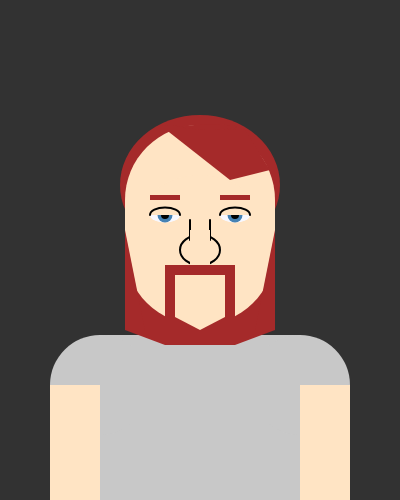
Frame 1 (no input)
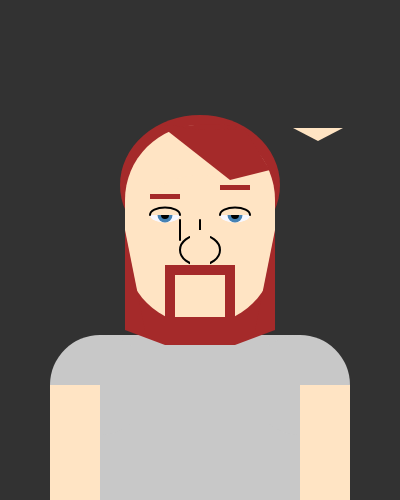
Frame 60 (no input)
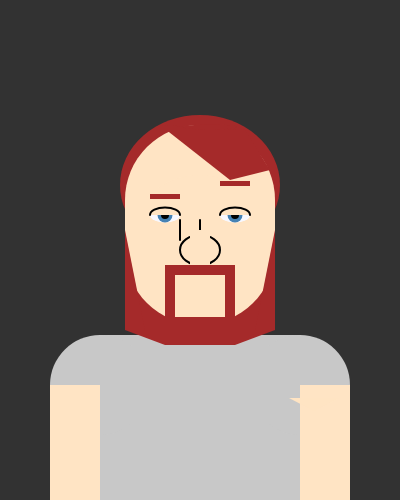
Frame 120 (the mouse pressed at the canvas centre since frame 60)

The p5.js sketch that drew these frames (run headless with seeded random() and noise() and a simulated clock; from frame 60 on, the mouse is pressed at the canvas centre):

// p5.js sketch
// ── sketch.js
var leftEyebrowX = 150;
var rightEyebrowX = 220;
var leftEyebrowY = 195;
var rightEyebrowY = 195;
var leftBridgeX = 190;
var rightBridgeX = 210;
var chinX1 = 175;
var chinX2 = 200;
var chinX3 = 225;
var chinY1 = 317;
var chinY2 = 330;
var chinY3 = 317;


function setup() {
  createCanvas(400, 500);
  movementLeftBridgeX = Math.floor(Math.random() * 10) + 1;
  movementRightBridgeX = Math.floor(Math.random() * 10) + 1;
  movementLeftEyeBrowy = Math.floor(Math.random() * 10) + 1;
  movementRightEyeBrowy = Math.floor(Math.random() * 10) + 1;
  movementChinX = Math.floor(Math.random() * 10) + 1;
  movementChinY = Math.floor(Math.random() * 10) + 1;
}

function draw() {
  background(50);
  strokeWeight(0);
  //shirt color
  fill(200)
  rect(100,335,200,200)
  //left shoulder
  circle(100,385,100)
  //right shoulder
  circle(300,385,100)
  //hair
  fill(165, 42, 42)
  ellipse(200,185,160,140)
  //beard
  rect(125,250,150,80)
  triangle(125,330,165,330,165,345)
  triangle(275,330,235,330,235,345)
  //skin
  fill(255, 228, 196)
  //left arm
  rect(50,385,50,150)
  //right arm
  rect(300,385,50,150)
  //temple
  rect(125,200,150,50)
  //forehead
  ellipse(200,200,150,150)
  //cheeks
  ellipse(200,250,150,150)
  //nose
  strokeWeight(2);
  ellipse(200,250,40,30);
  line(leftBridgeX,240,leftBridgeX,220);
  line(rightBridgeX,240,rightBridgeX,220);
  //move the bridge of the nose left and right at different speeds
  if (leftBridgeX <= 180 || leftBridgeX >= 190){
    movementLeftBridgeX *= -1;
  }
  if (rightBridgeX <= 209 || rightBridgeX >= 220){
    movementRightBridgeX *= -1;
  }

  strokeWeight(0);
  rect(190,230,20,40);
  //swept hair
  fill(165,42,42)
  quad(160,125,230,180,270,170,245,130)
  ellipse(210,127,55,5)
  //sidburns, beard, mustache
  fill(165, 42, 42)
  rect(165,265,70,80)
  triangle(125,230,125,330,145,330)
  triangle(275,230,275,330,255,330)
  //left eyebrow
  rect(leftEyebrowX,leftEyebrowY,30,5)
  //right eyebrow
  rect(rightEyebrowX,rightEyebrowY,30,5);
  //move both eyebrows up and down at different speeds
  if (rightEyebrowY <= 180 || rightEyebrowY >= 195) {
   movementRightEyeBrowy *= -1;
  }
  if (leftEyebrowY <= 165 || leftEyebrowY >= 195) {
    movementLeftEyeBrowy *= -1;
  }
  //chin color
  fill(255, 228, 195)
  rect(175,275,50,42)
  triangle(chinX1,chinY1,chinX2,chinY2,chinX3,chinY3)
  if (chinX1 <=0 || chinX3 >= 400) {
    movementChinX *= -1;
  }
  if (chinY1 <=0 || chinY2 >= 500) {
    movementChinY *= -1;
  }
  //eyes
  fill(248, 248, 255)
  ellipse(165,215,30,15)
  ellipse(235,215,30,15)
  //blue iris
  fill(70, 130, 180)
  circle(165,215,15)
  circle(235,215,15)
  //pupils
  strokeWeight(8)
  point(165,215)
  point(235,215)
  strokeWeight(2)
  //eylids
  fill(255, 228, 196)
  arc(165,215,30,15,PI,0)
  arc(235,215,30,15,PI,0)
  //allow the eyebrows, bridge of the nose, and chin to move at different speeds and directions
  rightEyebrowY += movementRightEyeBrowy;
  leftEyebrowY += movementLeftEyeBrowy;
  leftBridgeX += movementLeftBridgeX;
  rightBridgeX += movementRightBridgeX;
  chinX1 += movementChinX;
  chinX2 += movementChinX;
  chinX3 += movementChinX;
  chinY1 += movementChinY;
  chinY2 += movementChinY;
  chinY3 += movementChinY;
  
}
